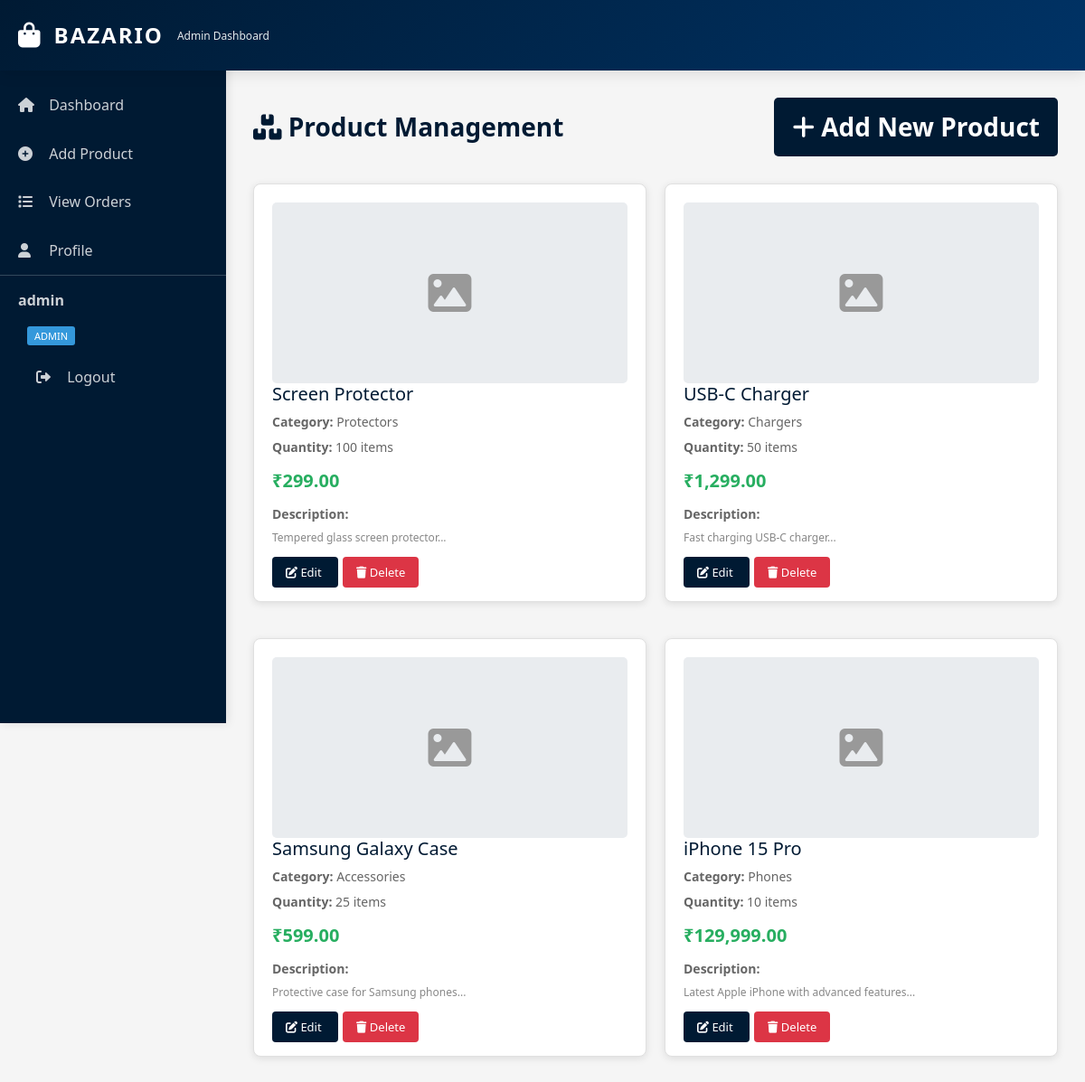
Page /admin_dashboard.php (signed in) on the committed database.
### tables this page shows
CREATE TABLE product (
    id INT PRIMARY KEY AUTO_INCREMENT,
    name VARCHAR(100) NOT NULL,
    category VARCHAR(50),
    price DECIMAL(10, 2) NOT NULL,
    quantity INT DEFAULT 0,
    description TEXT,
    image VARCHAR(255),
    created_at TIMESTAMP DEFAULT CURRENT_TIMESTAMP,
    updated_at TIMESTAMP DEFAULT CURRENT_TIMESTAMP ON UPDATE CURRENT_TIMESTAMP
);

### admin_dashboard.php (the view, shortened to what this page needs)
<?php
require_once "config.php";
$username = htmlspecialchars($_SESSION['username']);
$sql = "SELECT * FROM product ORDER BY id DESC";
$result = $conn->query($sql);
$products = [];
while ($row = $result->fetch_assoc()) {
    $products[] = $row;
}
?>
<!DOCTYPE html>
<html lang="en">
<head>
    <link rel="stylesheet" href="https://stackpath.bootstrapcdn.com/bootstrap/4.5.2/css/bootstrap.min.css">
    <link rel="stylesheet" href="https://cdnjs.cloudflare.com/ajax/libs/font-awesome/6.0.0/css/all.min.css">
    <link rel="stylesheet" href="BAZARIO_STYLES.css">
</head>
<body>
    <div class="navbar">
        <div style="display: flex; align-items: center; gap: 15px;">
            <i class="fas fa-shopping-bag" style="font-size: 28px;"></i>
            <span class="navbar-brand" style="margin: 0;">BAZARIO</span>
            <span style="opacity: 0.9; font-size: 12px; margin-left: auto;">Admin Dashboard</span>
        </div>
    </div>
    <div class="container-main">
        <div class="sidebar">
            <a href="admin_dashboard.php" class="active">
                <i class="fas fa-home"></i> Dashboard
            </a>
            <a href="admin_add_product.php">
                <i class="fas fa-plus-circle"></i> Add Product
            </a>
            <a href="orders.php">
                <i class="fas fa-list"></i> View Orders
            </a>
            <a href="profile.php">
                <i class="fas fa-user"></i> Profile
            </a>
            <div class="user-info" style="margin-top: auto;">
                <p><strong><?php echo $username; ?></strong></p>
                <p class="text-muted" style="margin: 0; font-size: 12px;">
                    <span class="admin-badge">ADMIN</span>
                </p>
                <form action="logout.php" method="POST">
                    <button type="submit" class="logout-btn">
                        <i class="fas fa-sign-out-alt"></i> Logout
                    </button>
                </form>
            </div>
        </div>
        <div class="content">
            <div class="section-title">
                <div>
                    <i class="fas fa-boxes"></i> Product Management
                </div>
                <a href="admin_add_product.php" class="btn-add">
                    <i class="fas fa-plus"></i> Add New Product
                </a>
            </div>
            <?php if (count($products) > 0): ?>
                <div class="products-grid">
                    <?php foreach ($products as $product): ?>
                        <div class="product-card">
                            <?php if ($product['image']): ?>
                                <img src="<?php echo htmlspecialchars($product['image']); ?>" alt="<?php echo htmlspecialchars($product['name']); ?>" class="product-image" style="width: 100%; height: 200px;">
                            <?php else: ?>
                                <div style="width: 100%; height: 200px; background: #e9ecef; border-radius: 5px; display: flex; align-items: center; justify-content: center; color: #999;">
                                    <i class="fas fa-image" style="font-size: 48px;"></i>
                                </div>
                            <?php endif; ?>
                            <div class="product-info">
                                <h5><?php echo htmlspecialchars($product['name']); ?></h5>
                                <p><strong>Category:</strong> <?php echo htmlspecialchars($product['category']); ?></p>
                                <p><strong>Quantity:</strong> <?php echo htmlspecialchars($product['quantity']); ?> items</p>
                                <div class="product-price">₹<?php echo number_format($product['price'], 2); ?></div>
                                <p><strong>Description:</strong></p>
                                <p style="font-size: 12px; color: #888;"><?php echo htmlspecialchars(substr($product['description'], 0, 100)); ?>...</p>
                            </div>
                            <div>
                                <a href="admin_edit_product.php?id=<?php echo $product['id']; ?>" class="btn-edit btn-action">
                                    <i class="fas fa-edit"></i> Edit
                                </a>
                                <a href="delete_product.php?id=<?php echo $product['id']; ?>" class="btn-delete btn-action" onclick="return confirm('Are you sure you want to delete this product?');">
                                    <i class="fas fa-trash"></i> Delete
                                </a>
                            </div>
                        </div>
                    <?php endforeach; ?>
                </div>
            <?php endif; ?>
        </div>
    </div>
</body>
</html>

### BAZARIO_STYLES.css (style rules this page uses)
:root { --primary-navy: #001a33; --primary-navy-light: #003366; --white: #ffffff; --light-gray: #f5f5f5; --text-dark: #333333; --text-light: #666666; --success-green: #27ae60; --processing-blue: #3498db; --warning-orange: #e67e22; --alert-red: #e74c3c; --border-color: #e0e0e0; --shadow-sm: 0 2px 8px rgba(0, 0, 0, 0.1); --shadow-md: 0 4px 12px rgba(0, 0, 0, 0.15); --shadow-lg: 0 8px 16px rgba(0, 0, 0, 0.2); --transition-speed: 0.3s; --border-radius: 8px; --max-width: 1200px; }
* { margin: 0; padding: 0; box-sizing: border-box; }
html { scroll-behavior: smooth; }
body { font-family: 'Segoe UI', Tahoma, Geneva, Verdana, sans-serif; background-color: var(--light-gray); color: var(--text-dark); line-height: 1.6; min-height: 100vh; }
.navbar { background: linear-gradient(135deg, var(--primary-navy) 0%, var(--primary-navy-light) 100%); box-shadow: var(--shadow-md); padding: 15px 0; position: sticky; top: 0; z-index: 1000; }
.sidebar { width: 250px; background-color: var(--primary-navy); padding: 20px 0; box-shadow: var(--shadow-md); position: fixed; height: calc(100vh - 70px); overflow-y: auto; top: 70px; left: 0; }
.navbar, nav.navbar { background: linear-gradient(135deg, var(--primary-navy) 0%, var(--primary-navy-light) 100%) !important; color: var(--white) !important; }
.navbar a, .navbar .navbar-brand, .navbar .nav-link { color: var(--white) !important; }
.product-card { background-color: var(--white); border-radius: var(--border-radius); overflow: hidden; box-shadow: var(--shadow-sm); transition: all var(--transition-speed); }
.product-price { font-size: 20px; font-weight: 700; color: var(--success-green); margin-bottom: 8px; }

### admin_dashboard.php (style rules this page uses)
* { margin: 0; padding: 0; box-sizing: border-box; }
body { background-color: #f5f5f5; font-family: 'Segoe UI', Tahoma, Geneva, Verdana, sans-serif; }
.navbar { background: linear-gradient(135deg, #001a33 0%, #003366 100%); color: white; padding: 15px 20px; box-shadow: 0 4px 15px rgba(0,0,0,0.1); }
.navbar-brand { font-size: 24px; font-weight: 700; letter-spacing: 2px; color: white; }
.container-main { display: flex; min-height: calc(100vh - 70px); }
.sidebar { width: 250px; background: #001a33; padding: 20px 0; box-shadow: 2px 0 10px rgba(0,0,0,0.1); position: fixed; height: calc(100vh - 70px); overflow-y: auto; }
.sidebar a, .sidebar button { display: block; width: 100%; color: rgba(255, 255, 255, 0.8); padding: 14px 20px; text-decoration: none; transition: all 0.3s; border-left: 4px solid transparent; border: none; background: none; text-align: left; cursor: pointer; }
.sidebar a i, .sidebar button i { margin-right: 12px; width: 18px; }
.content { margin-left: 250px; padding: 30px; flex: 1; }
.section-title { font-size: 28px; font-weight: 700; color: #001a33; margin-bottom: 30px; display: flex; justify-content: space-between; align-items: center; }
.btn-add { background: #001a33; color: white; border: none; padding: 10px 20px; border-radius: 5px; cursor: pointer; transition: transform 0.3s; }
.product-card { background: white; border-radius: 8px; padding: 20px; margin-bottom: 20px; box-shadow: 0 2px 8px rgba(0,0,0,0.1); transition: all 0.3s; border: 1px solid #e0e0e0; }
.product-info { margin-bottom: 15px; }
.product-info h5 { color: #001a33; margin-bottom: 8px; }
.product-info p { color: #666; margin-bottom: 5px; font-size: 14px; }
.product-price { font-size: 20px; color: #27ae60; font-weight: bold; margin: 10px 0; }
.btn-action { padding: 8px 12px; font-size: 13px; margin-right: 5px; margin-top: 10px; }
.btn-edit { background: #001a33; color: white; border: none; padding: 8px 15px; border-radius: 4px; cursor: pointer; transition: background 0.3s; text-decoration: none; }
.btn-delete { background: #dc3545; color: white; border: none; padding: 8px 15px; border-radius: 4px; cursor: pointer; transition: background 0.3s; }
.products-grid { display: grid; grid-template-columns: repeat(auto-fill, minmax(300px, 1fr)); gap: 20px; }
.user-info { color: rgba(255, 255, 255, 0.8); padding: 15px 20px; border-top: 1px solid rgba(255, 255, 255, 0.2); margin-top: auto; }
.logout-btn { background: #e74c3c; color: white; padding: 10px 15px; border: none; border-radius: 4px; cursor: pointer; width: 100%; margin-top: 10px; transition: background 0.3s; }
.admin-badge { background: #3498db; color: white; padding: 3px 8px; border-radius: 3px; font-size: 11px; margin-left: 10px; }

### rows in the picture
product: name "Screen Protector", category "Protectors", quantity "100", price "299.00", description "Tempered glass screen protector"
product: name "USB-C Charger", category "Chargers", quantity "50", price "1,299.00", description "Fast charging USB-C charger"
product: name "Samsung Galaxy Case", category "Accessories", quantity "25", price "599.00", description "Protective case for Samsung phones"
product: name "iPhone 15 Pro", category "Phones", quantity "10", price "129,999.00", description "Latest Apple iPhone with advanced features"

### other values in the picture
$username "admin"
